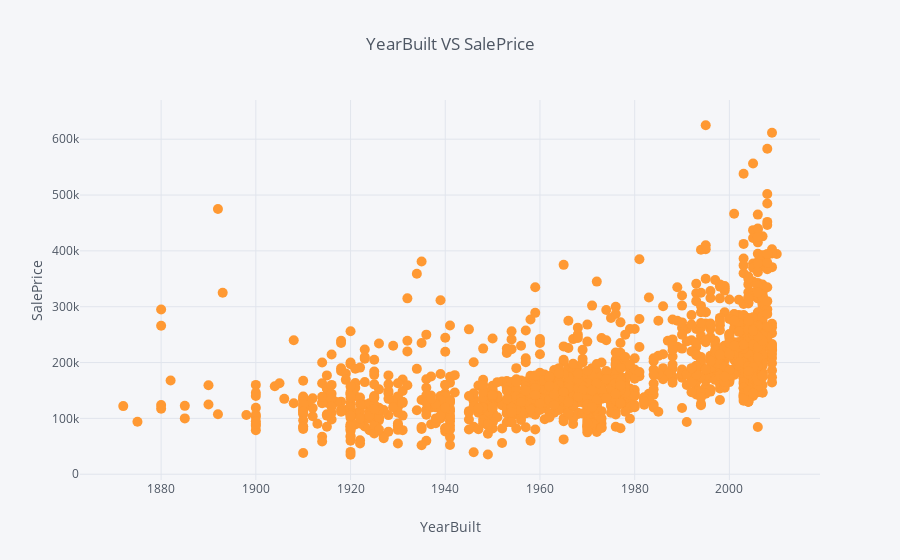

Notebook code cell kept with this figure:
### Code cell
train.iplot(kind='scatter', x='YearBuilt', y='SalePrice', mode='markers', title='YearBuilt VS SalePrice', xTitle='YearBuilt', yTitle='SalePrice', size=10)

### Figure 1 — Plotly figure (JSON) as saved in the notebook; plotly's stock layout.template omitted (floating-point values rounded to 4 significant figures; data arrays with more than 128 entries replaced by an {"elided": "..."} marker saying what was removed)
{"data": [{"line": {"color": "rgba(255, 153, 51, 1.0)", "dash": "solid", "shape": "linear", "width": 1.3}, "marker": {"size": 10, "symbol": "circle"}, "mode": "markers", "name": "SalePrice", "text": "", "type": "scatter", "uid": "d11f70af-0fdf-4a5e-a766-4f9aa2f6bfd9", "x": {"elided": "1453 int values"}, "y": {"elided": "1453 int values"}}], "layout": {"legend": {"bgcolor": "#F5F6F9", "font": {"color": "#4D5663"}}, "paper_bgcolor": "#F5F6F9", "plot_bgcolor": "#F5F6F9", "title": {"font": {"color": "#4D5663"}, "text": "YearBuilt VS SalePrice"}, "xaxis": {"gridcolor": "#E1E5ED", "showgrid": true, "tickfont": {"color": "#4D5663"}, "title": {"font": {"color": "#4D5663"}, "text": "YearBuilt"}, "zerolinecolor": "#E1E5ED"}, "yaxis": {"gridcolor": "#E1E5ED", "showgrid": true, "tickfont": {"color": "#4D5663"}, "title": {"font": {"color": "#4D5663"}, "text": "SalePrice"}, "zerolinecolor": "#E1E5ED"}}}
